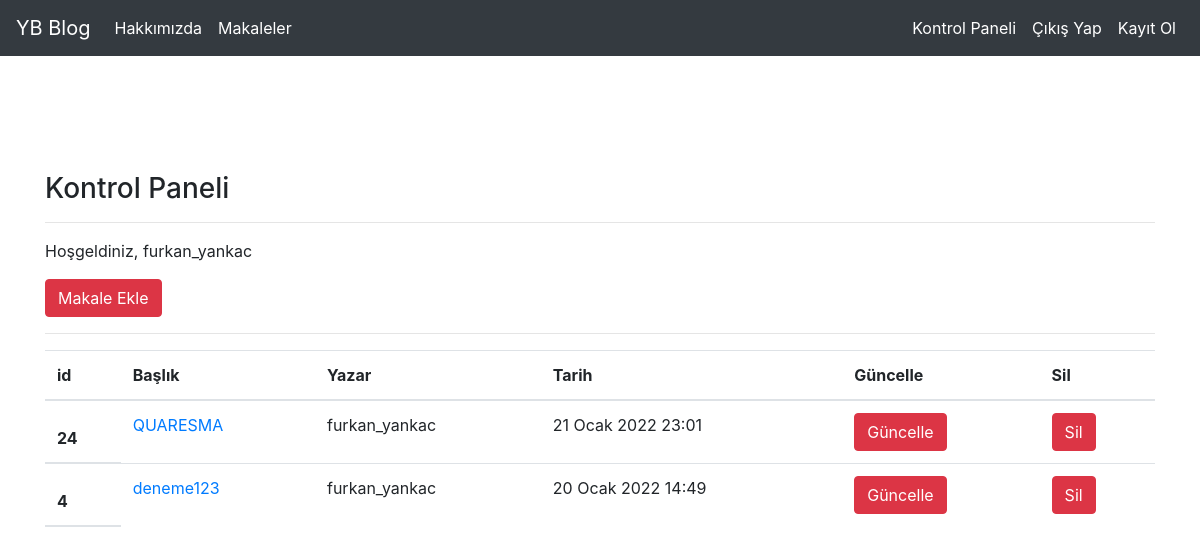
Screenshot of /articles/dashboard/ (signed in) with the database file from the repository.
### article/models.py (models this page shows, shortened)
class Article(models.Model):
    author = models.ForeignKey("auth.User",on_delete= models.CASCADE)
    title = models.CharField(max_length=50)
    content = RichTextField()
    created_date = models.DateTimeField(auto_now_add=True)
    article_image = models.FileField(blank = True, null = True, verbose_name = "Fotoğraf Ekle")
    class Meta:
        ordering = ['-created_date']

### article/views.py (the view)
# urls.py: path('dashboard/',views.dashboard,name="dashboard"),
@login_required(login_url="user:loginUser")
def dashboard(request):
    articles = Article.objects.filter(author = request.user)
    context = {
        "articles": articles
    }
    return render(request,"dashboard.html",context)

### templates/dashboard.html (shortened to what this page needs)
{% extends 'layout.html' %}
{% block body %}
<h3>Kontrol Paneli</h3>
<hr>
<p>
    Hoşgeldiniz, {{request.user.username}}
</p>
<a class = "btn btn-danger" href="{% url 'article:addarticle' %}">Makale Ekle</a>
<hr>
{% if articles %}
    <table class="table">
        <thead>
        <tr>
            <th scope="col">id</th>
            <th scope="col">Başlık</th>
            <th scope="col">Yazar</th>
            <th scope="col">Tarih</th>
            <th scope="col">Güncelle</th>
            <th scope="col">Sil</th>
        </tr>
        {% for article in articles %}
            <tr>
                <th scope="row">{{article.id}}</th>
                <td><a href="{% url 'article:detail' article.id %}">{{article.title}}</a></td>
                <td>{{article.author.username}}</td>
                <td>{{article.created_date}}</td>
                <td><a href="{% url 'article:update' article.id %}" class = "btn btn-danger">Güncelle</a></td>
                <td><a href="{% url 'article:delete' article.id %}" class = "btn btn-danger">Sil</a></td>
            </tr>
        {% endfor %}
        </thead>
    </table>
{% else %}
    <div class = "alert alert-danger">
        Henüz kaydedilmiş bir makale bulunmamaktadır.
    </div>
{% endif %}
{% endblock body %}

### rows the page displays
Article: id "24", title "QUARESMA", author.username "furkan_yankac", created_date "21 Ocak 2022 23:01"
Article: id "4", title "deneme123", author.username "furkan_yankac", created_date "20 Ocak 2022 14:49"

### other values shown
{{ request.user.username }} "furkan_yankac"
